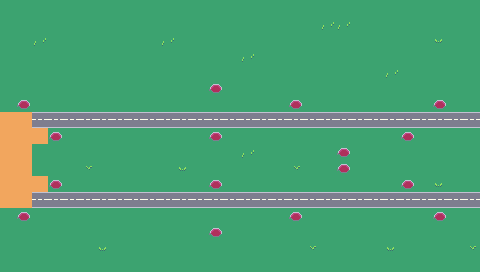

A 2D game scene composited from a Tiled map and its tileset images. What follows is a short description and the map's XML, with each tile layer's data collapsed to a summary:
An orthogonal 30x17 tile map with 16x16 px tiles, 2 tile layers (Level, Decoration) and 27 objects (16x Turret, 8x DamageArea, 2x SpawnPoint, Heart).

<map version="1.4" tiledversion="1.4.2" orientation="orthogonal" renderorder="right-down" compressionlevel="0" width="30" height="17" tilewidth="16" tileheight="16" infinite="0" backgroundcolor="#7F8093" nextlayerid="7" nextobjectid="1"><tileset firstgid="1" name="Floor_tileset" tilewidth="16" tileheight="16" tilecount="24" columns="4" objectalignment="topleft" margin="0" spacing="0"><image source="../../../images/floor-tileset.png" width="64" height="96" /></tileset><layer id="1" name="Level" width="30" height="17" opacity="1"><data>[510 cells, 510 non-empty, 6 distinct tile ids]</data></layer><layer id="2" name="Decoration" width="30" height="17" opacity="1"><data>[510 cells, 16 non-empty, 1 distinct tile ids]</data></layer><objectgroup id="3" name="TurretPositions"><object name="Turret" x="16" y="96" width="16" height="16"><properties><property name="__anchorX" type="int" value="16" /><property name="__anchorY" type="int" value="96" /><property name="__cx" type="int" value="1" /><property name="__cy" type="int" value="6" /></properties></object><object name="Turret" x="48" y="128" width="16" height="16"><properties><property name="__anchorX" type="int" value="48" /><property name="__anchorY" type="int" value="128" /><property name="__cx" type="int" value="3" /><property name="__cy" type="int" value="8" /></properties></object><object name="Turret" x="48" y="176" width="16" height="16"><properties><property name="__anchorX" type="int" value="48" /><property name="__anchorY" type="int" value="176" /><property name="__cx" type="int" value="3" /><property name="__cy" type="int" value="11" /></properties></object><object name="Turret" x="16" y="208" width="16" height="16"><properties><property name="__anchorX" type="int" value="16" /><property name="__anchorY" type="int" value="208" /><property name="__cx" type="int" value="1" /><property name="__cy" type="int" value="13" /></properties></object><object name="Turret" x="208" y="80" width="16" height="16"><properties><property name="__anchorX" type="int" value="208" /><property name="__anchorY" type="int" value="80" /><property name="__cx" type="int" value="13" /><property name="__cy" type="int" value="5" /></properties></object><object name="Turret" x="208" y="128" width="16" height="16"><properties><property name="__anchorX" type="int" value="208" /><property name="__anchorY" type="int" value="128" /><property name="__cx" type="int" value="13" /><property name="__cy" type="int" value="8" /></properties></object><object name="Turret" x="208" y="176" width="16" height="16"><properties><property name="__anchorX" type="int" value="208" /><property name="__anchorY" type="int" value="176" /><property name="__cx" type="int" value="13" /><property name="__cy" type="int" value="11" /></properties></object><object name="Turret" x="208" y="224" width="16" height="16"><properties><property name="__anchorX" type="int" value="208" /><property name="__anchorY" type="int" value="224" /><property name="__cx" type="int" value="13" /><property name="__cy" type="int" value="14" /></properties></object><object name="Turret" x="288" y="208" width="16" height="16"><properties><property name="__anchorX" type="int" value="288" /><property name="__anchorY" type="int" value="208" /><property name="__cx" type="int" value="18" /><property name="__cy" type="int" value="13" /></properties></object><object name="Turret" x="288" y="96" width="16" height="16"><properties><property name="__anchorX" type="int" value="288" /><property name="__anchorY" type="int" value="96" /><property name="__cx" type="int" value="18" /><property name="__cy" type="int" value="6" /></properties></object><object name="Turret" x="336" y="144" width="16" height="16"><properties><property name="__anchorX" type="int" value="336" /><property name="__anchorY" type="int" value="144" /><property name="__cx" type="int" value="21" /><property name="__cy" type="int" value="9" /></properties></object><object name="Turret" x="336" y="160" width="16" height="16"><properties><property name="__anchorX" type="int" value="336" /><property name="__anchorY" type="int" value="160" /><property name="__cx" type="int" value="21" /><property name="__cy" type="int" value="10" /></properties></object><object name="Turret" x="400" y="128" width="16" height="16"><properties><property name="__anchorX" type="int" value="400" /><property name="__anchorY" type="int" value="128" /><property name="__cx" type="int" value="25" /><property name="__cy" type="int" value="8" /></properties></object><object name="Turret" x="432" y="96" width="16" height="16"><properties><property name="__anchorX" type="int" value="432" /><property name="__anchorY" type="int" value="96" /><property name="__cx" type="int" value="27" /><property name="__cy" type="int" value="6" /></properties></object><object name="Turret" x="400" y="176" width="16" height="16"><properties><property name="__anchorX" type="int" value="400" /><property name="__anchorY" type="int" value="176" /><property name="__cx" type="int" value="25" /><property name="__cy" type="int" value="11" /></properties></object><object name="Turret" x="432" y="208" width="16" height="16"><properties><property name="__anchorX" type="int" value="432" /><property name="__anchorY" type="int" value="208" /><property name="__cx" type="int" value="27" /><property name="__cy" type="int" value="13" /></properties></object></objectgroup><objectgroup id="4" name="EnemyPositions"><object name="SpawnPoint" x="464" y="112" width="16" height="16"><properties><property name="__anchorX" type="int" value="464" /><property name="__anchorY" type="int" value="112" /><property name="__cx" type="int" value="29" /><property name="__cy" type="int" value="7" /><property name="Path_0" value="29,7" /><property name="Path_1" value="1,7" /></properties></object><object name="SpawnPoint" x="464" y="192" width="16" height="16"><properties><property name="__anchorX" type="int" value="464" /><property name="__anchorY" type="int" value="192" /><property name="__cx" type="int" value="29" /><property name="__cy" type="int" value="12" /><property name="Path_0" value="29,12" /><property name="Path_1" value="1,12" /></properties></object></objectgroup><objectgroup id="5" name="HeartPosition"><object name="Heart" x="0" y="144" width="16" height="16"><properties><property name="__anchorX" type="int" value="0" /><property name="__anchorY" type="int" value="144" /><property name="__cx" type="int" value="0" /><property name="__cy" type="int" value="9" /></properties></object></objectgroup><objectgroup id="6" name="DamageArea"><object name="DamageArea" x="0" y="112" width="16" height="16"><properties><property name="__anchorX" type="int" value="0" /><property name="__anchorY" type="int" value="112" /><property name="__cx" type="int" value="0" /><property name="__cy" type="int" value="7" /></properties></object><object name="DamageArea" x="16" y="112" width="16" height="16"><properties><property name="__anchorX" type="int" value="16" /><property name="__anchorY" type="int" value="112" /><property name="__cx" type="int" value="1" /><property name="__cy" type="int" value="7" /></properties></object><object name="DamageArea" x="32" y="128" width="16" height="16"><properties><property name="__anchorX" type="int" value="32" /><property name="__anchorY" type="int" value="128" /><property name="__cx" type="int" value="2" /><property name="__cy" type="int" value="8" /></properties></object><object name="DamageArea" x="32" y="176" width="16" height="16"><properties><property name="__anchorX" type="int" value="32" /><property name="__anchorY" type="int" value="176" /><property name="__cx" type="int" value="2" /><property name="__cy" type="int" value="11" /></properties></object></objectgroup></map>
<!-- 4 of 27 objects omitted -->
